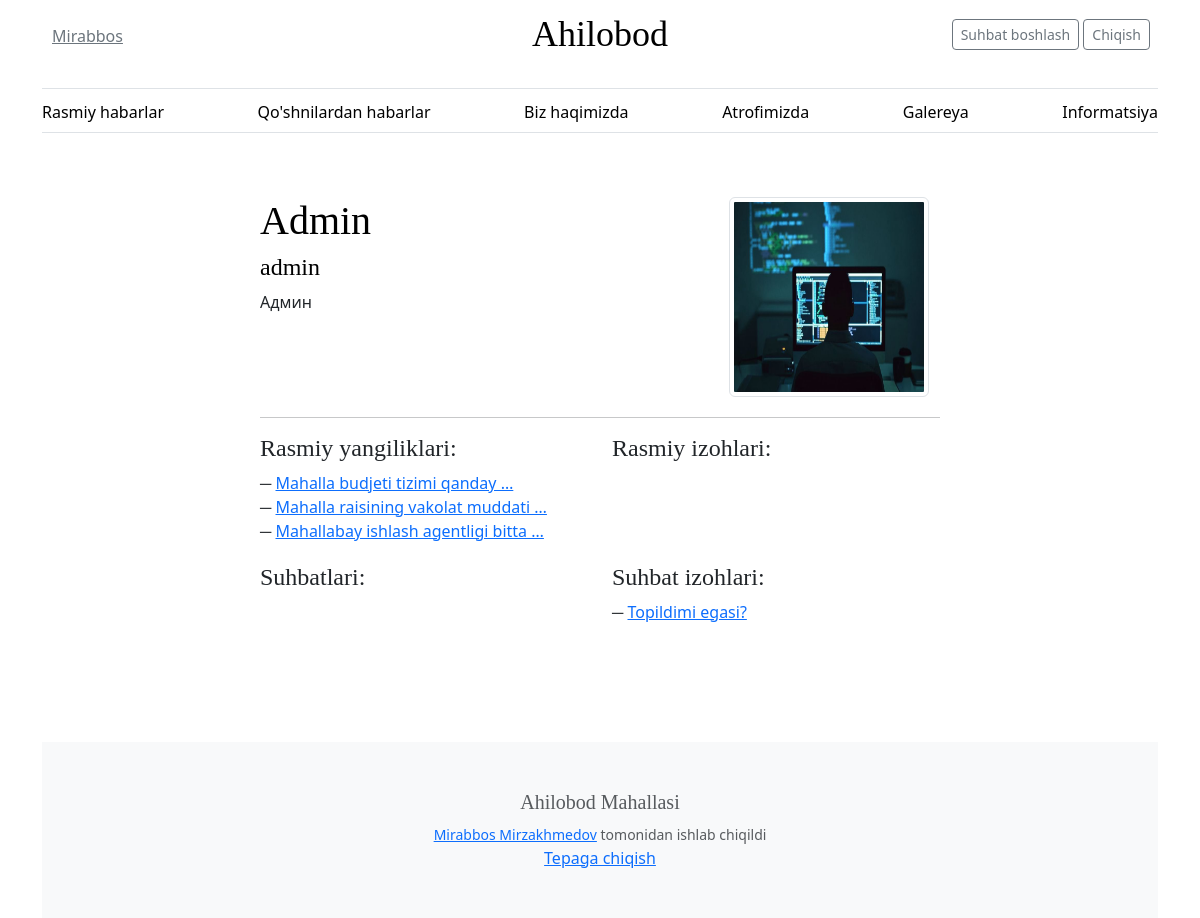
The page /profile/1/ (signed in) on the database its author committed.
### webapp/models.py (models this page shows, shortened)
class User(AbstractUser):
    user_id = models.AutoField(primary_key=True)
    phone_number = models.CharField(max_length=20)
    profile_pic = models.ImageField(null=True, upload_to='profile/')
    bio = models.TextField(blank=True, null=True)
    created_at = models.DateTimeField(default=timezone.now)
    updated_at = models.DateTimeField(auto_now=True)

class Post(models.Model):
    post_id = models.AutoField(primary_key=True)
    title = models.CharField(max_length=255)
    full_text = RichTextField(blank=True, null=True)
    created_at = models.DateTimeField(default=timezone.now)
    user_id = models.ForeignKey(User, on_delete=models.CASCADE, related_name='posts')
    updated_at = models.DateTimeField(auto_now=True)
    image = models.ImageField(upload_to='posts/', default='posts/default.webp')

class NeighborComment(models.Model):
    comment_id = models.AutoField(primary_key=True)
    post = models.ForeignKey(PostNeighbors, on_delete=models.CASCADE, related_name='neighbor_comments')
    user = models.ForeignKey(User, on_delete=models.CASCADE, related_name='neighbor_comments')
    comment_text = models.TextField()
    created_at = models.DateTimeField(default=timezone.now)

### webapp/views.py (the view, shortened to what this page needs)
# urls.py: path('profile/<int:pk>/', views.ProfileDetailView.as_view(), name='profile'),
class ProfileDetailView(LoginRequiredMixin, DetailView):
    login_url = '/login/'
    model = User
    template_name = 'webapp/profile.html'
    context_object_name = 'profile_view'
    def get_object(self, queryset=None):
        user_id = self.kwargs.get('pk')
        return get_object_or_404(User, pk=user_id)
    def get_context_data(self, **kwargs):
        context = super(ProfileDetailView, self).get_context_data(**kwargs)
        profile_view = self.get_object()
        comments = Comment.objects.filter(user=profile_view)
        neighbor_comments = NeighborComment.objects.filter(user=profile_view)
        context['profile_view'] = profile_view
        context['comments'] = comments
        context['neighbor_comments'] = neighbor_comments
        if self.request.user == profile_view:
            context['form'] = ProfileForm(instance=profile_view)
        return context

### webapp/templates/webapp/profile.html (shortened to what this page needs)
{% extends 'webapp/layout.html' %}
{% block body%}
{% if user.is_authenticated %}
    {% if profile_view == request.user %}
        <form class="form-signin w-50 m-auto" method="post" enctype="multipart/form-data" action="{% url 'profile' user.user_id %}">
            {% csrf_token %}
            {% if profile_view.profile_pic %}
                <img style="width: 200px; height: 200px" class="img-thumbnail" src="{{ profile_view.profile_pic.url }}" alt="{{ profile_view.first_name }}">
            {% endif %}
            {{ form.as_p }}
            <div style="text-align: right">
                <button class="btn btn-primary" type="submit">Saqlash</button>
            </div>
        </form>
    {% else %}
        <div class="col-lg-8 mx-auto p-4 py-md-5">
            <main>
                <div class="row">
                    <div class="col-md-8">
                        <h1 class="text-body-emphasis">{{ profile_view.first_name }} {{ profile_view.last_name }}</h1>
                        <h4 class="text-body-emphasis">{{ profile_view.username }}</h4>
                        {% if profile_view.bio %}
                            <p class="fs-7 col-md-8">{{ profile_view.bio }}</p>
                        {% else %}
                            <p class="fs-7 col-md-8">Bio yo'q</p>
                        {% endif %}
                    </div>
                    <div class="col-md-4">
                        {% if profile_view.profile_pic %}
                            <img style="width: 200px; height: 200px" class="img-thumbnail" src="{{ profile_view.profile_pic.url }}" alt="{{ profile_view.first_name }}">
                        {% else %}
                            <p class="fs-7 col-md-8">Rasm yo'q</p>
                        {% endif %}
                    </div>
                </div>
                <hr>
                {% if profile_view.is_staff == True %}
                    <div class="row">
                        <div class="col-md-6">
                            <h4>Rasmiy yangiliklari:</h4>
                            {% for post in profile_view.posts.all %}
                                ─ <a href="{% url 'news-detail' post.post_id %}">{{ post.title|truncatewords:4|striptags|safe }}</a><br>
                            {% endfor %}
                        </div>
                        <div class="col-md-6">
                            <h4>Rasmiy izohlari:</h4>
                        </div>
                    </div>
                    <div class="row">
                        <div class="col-md-6">
                            <h4>Suhbatlari:</h4>
                        </div>
                        <div class="col-md-6">
                            <h4>Suhbat izohlari:</h4>
                                {% for comment in neighbor_comments %}
                                    <div>
                                        ─ <a href="{% url 'neighbor-news-detail' comment.post.n_post_id %}">{{ comment.comment_text|truncatewords:4|striptags|safe }}</a>
                                    </div>
                                {% endfor %}
                        </div>
                    </div>
                {% endif %}
            </main>
        </div>
    {% endif %}
{% endif %}
{% endblock%}

### webapp/templates/webapp/layout.html (shortened to what this page needs)
<!DOCTYPE html>
<html lang="en">
<head>
    {% load static %}
    <link
        href="https://cdn.jsdelivr.net/npm/bootstrap@5.3.2/dist/css/bootstrap.min.css"
        rel="stylesheet"
>
    <link rel="stylesheet" href="{% static 'css/blog.css' %}">
</head>
<body>
<div class="container">
    <header class="border-bottom lh-1 py-3">
        <div class="row flex-nowrap justify-content-between align-items-center">
            <div class="col-4 pt-1">
                {% if user.is_authenticated %}
                    <a class="link-secondary"
                       href="{% url 'profile' user.user_id %}">{{ user.first_name }}</a>
                {% endif %}
            </div>
            <div class="col-4 text-center">
                <a class="blog-header-logo text-body-emphasis text-decoration-none"
                   href="{% url 'home' %}">Ahilobod</a>
            </div>
            <div class="col-4 d-flex justify-content-end align-items-center">
                {% if user.is_authenticated %}
                    {% if user.is_staff == True %}
                        <div>
                            <a class="btn btn-sm btn-outline-secondary" href="{% url 'create' %}">Rasmiy yangilik yozish</a>
                            <a class="btn btn-sm btn-outline-secondary" href="{% url 'notify-neighbors' %}">Suhbat boshlash</a>
                            <a class="btn btn-sm btn-outline-secondary" href="{% url 'logout' %}">Chiqish</a>
                        </div>
                    {% else %}
                        <div>
                            <a class="btn btn-sm btn-outline-secondary" href="{% url 'notify-neighbors' %}">Suhbat boshlash</a>
                            <a class="btn btn-sm btn-outline-secondary" href="{% url 'logout' %}">Chiqish</a>
                        </div>
                    {% endif %}
                {% endif %}
            </div>
        </div>
    </header>
    <div class="nav-scroller py-1 mb-3 border-bottom">
        <nav class="nav nav-underline justify-content-between">
            <a class="nav-item nav-link link-body-emphasis"
               href="{% url 'home' %}">Rasmiy habarlar</a>
            <a class="nav-item nav-link link-body-emphasis"
               href="{% url 'neighbors' %}">Qo'shnilardan habarlar</a>
            <a class="nav-item nav-link link-body-emphasis"
               href="{% url 'about' %}">Biz haqimizda</a>
            <a class="nav-item nav-link link-body-emphasis"
               href="{% url 'business' %}">Atrofimizda</a>
            <a class="nav-item nav-link link-body-emphasis"
               href="{% url 'gallery' %}">Galereya</a>
            <a class="nav-item nav-link link-body-emphasis"
               href="{% url 'information' %}">Informatsiya</a>
        </nav>
    </div>
    <main class="container">
        {% block body %}
        {% endblock %}
    </main>
    <footer style="margin-top: 50px;" class="py-5 text-center text-body-secondary bg-body-tertiary">
        <h5>Ahilobod Mahallasi</h5>
        <small><a href="{% url 'profile' 2 %}">Mirabbos
            Mirzakhmedov</a> tomonidan ishlab chiqildi</small>
        <p class="mb-0">
            <a href="#">Tepaga chiqish</a>
        </p>
    </footer>
</div>
</body>
</html>

### webapp/static/css/blog.css (style rules this page uses)
.blog-header-logo { font-family: "Playfair Display", Georgia, "Times New Roman", serif; font-size: 2.25rem; }
h1, h2, h3, h4, h5, h6 { font-family: "Playfair Display", Georgia, "Times New Roman", serif; }
.row { margin-bottom: 20px; }
.align-items-center { padding-left: 10px !important; padding-right: 10px !important; }

### webapp/templates/webapp/layout.html (style rules this page uses)
.nav-scroller { position: relative; z-index: 2; height: 2.75rem; overflow-y: hidden; }
.nav-scroller .nav { display: flex; flex-wrap: nowrap; padding-bottom: 1rem; margin-top: -1px; overflow-x: auto; text-align: center; white-space: nowrap; -webkit-overflow-scrolling: touch; }

### rows shown on the page
User: first_name "Mirabbos"
User: first_name "Admin", username "admin", bio "Админ", profile_pic (picture)
Post: title "Mahalla budjeti tizimi qanday …"
Post: title "Mahalla raisining vakolat muddati …"
Post: title "Mahallabay ishlash agentligi bitta …"
NeighborComment: comment_text "Topildimi egasi?"
